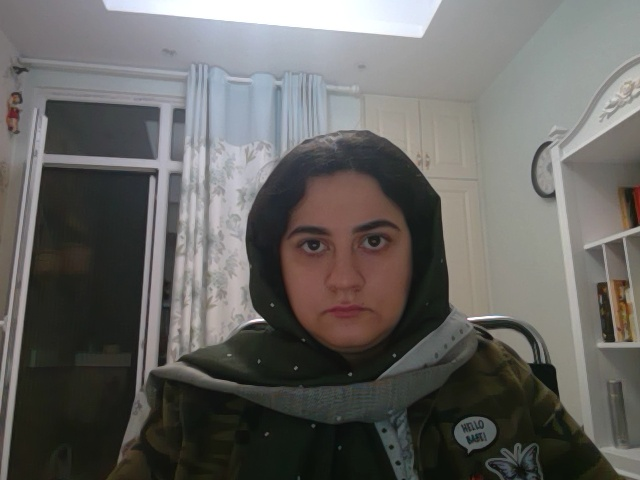
#> input picture Roll Call Application/captured_image.jpg, 640 x 480 px
$ python -i data_augmentation.py   (imports and definitions only)
#> lines starting #> are read from the running program, lines starting #| are printed output that depends on the picture
#> further down, picture is the input picture: shape (480, 640, 3); mean B, G, R 97.4, 100.4, 101.7
import cv2
import numpy as np

def augment_image(image):
    augmented_images = []

    # Original image
    augmented_images.append(image)

    # Flipped images
    augmented_images.append(cv2.flip(image, 1))  # Horizontal flip

    # Rotated images
    for angle in [60, 90, 180, 270]:
        M = cv2.getRotationMatrix2D((image.shape[1] // 2, image.shape[0] // 2), angle, 1)
        rotated = cv2.warpAffine(image, M, (image.shape[1], image.shape[0]))
        augmented_images.append(rotated)
#> this loop made 4 passes
#> pass 1, in augment_image, `rotated = cv2.warpAffine(image, M, (image.shape[1], image.shape[0]))`:
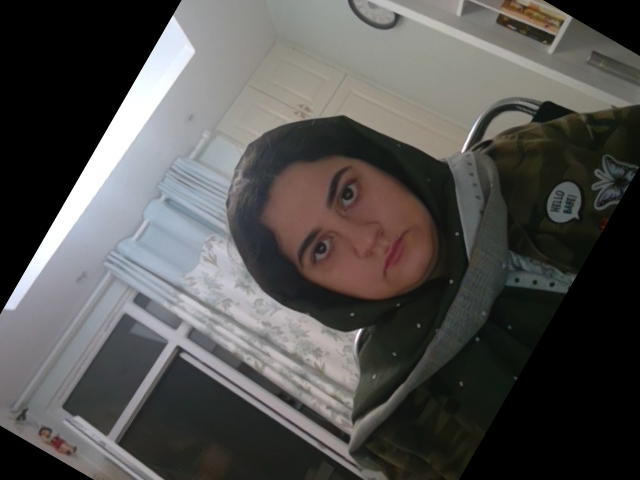
#> rotated: shape (480, 640, 3); mean B, G, R 79, 81, 82.2
#> pass 3, in augment_image, `rotated = cv2.warpAffine(image, M, (image.shape[1], image.shape[0]))`:
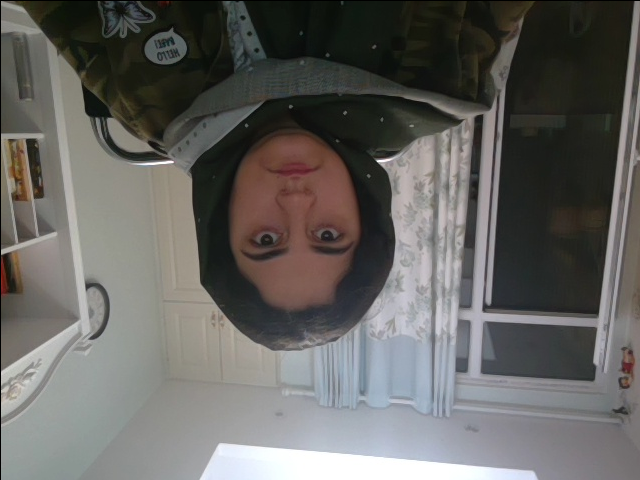
#> rotated: shape (480, 640, 3); mean B, G, R 96.9, 99.9, 101.2
#> after the loop, augmented_images = 6 items

    # Brightness and contrast adjustments
    for alpha in [0.8, 1.2]:  # Contrast control (0.8 to 1.2)
        for beta in [-40, 40]:   # Brightness control (-40 to 40)
            adjusted = cv2.convertScaleAbs(image, alpha=alpha, beta=beta)
            augmented_images.append(adjusted)
#> after the loop, augmented_images = 10 items

    # Translations (shifts)
    for x_shift, y_shift in [(-20, 0), (0, 20)]:
        M = np.float32([[1, 0, x_shift], [0, 1, y_shift]])
        translated = cv2.warpAffine(image, M, (image.shape[1], image.shape[0]))
        augmented_images.append(translated)
#> this loop made 2 passes
#> pass 1, in augment_image, `translated = cv2.warpAffine(image, M, (image.shape[1], image.shape[0]))`:
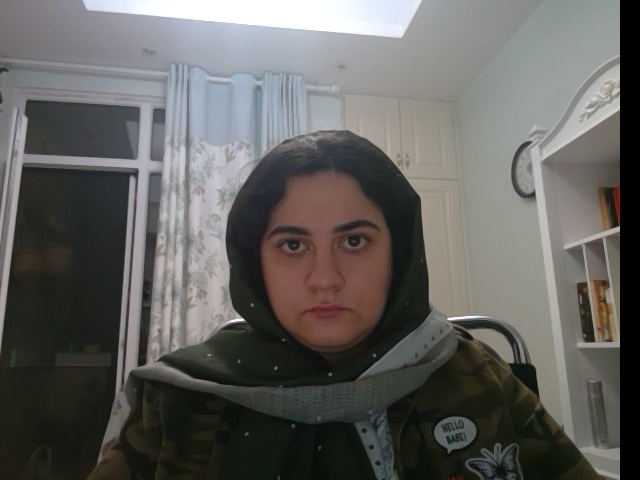
#> translated: shape (480, 640, 3); mean B, G, R 94.4, 97.3, 98.4
#> pass 2, in augment_image, `translated = cv2.warpAffine(image, M, (image.shape[1], image.shape[0]))`:
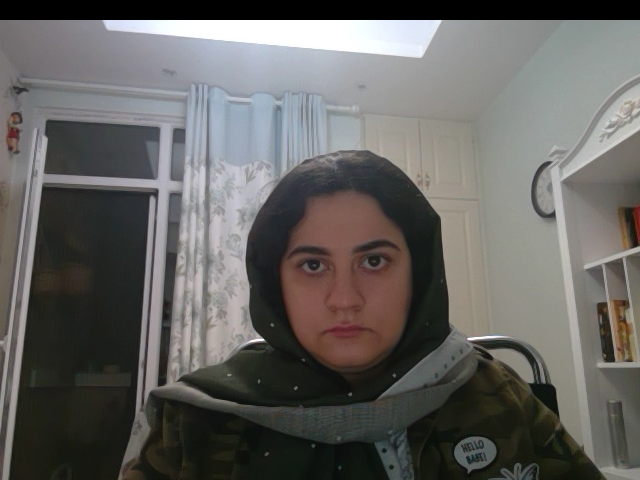
#> translated: shape (480, 640, 3); mean B, G, R 96.4, 99, 100.4
#> after the loop, augmented_images = 12 items

    # Zoom augmentation
    for zoom_factor in [0.8, 1.2]:  # Zoom in (1.2) and zoom out (0.8)
        height, width = image.shape[:2]
        new_height, new_width = int(height * zoom_factor), int(width * zoom_factor)
        resized = cv2.resize(image, (new_width, new_height))

        if zoom_factor < 1.0:  # Zoom out
            delta_w = width - new_width
            delta_h = height - new_height
            top, bottom = delta_h // 2, delta_h - (delta_h // 2)
            left, right = delta_w // 2, delta_w - (delta_w // 2)
            color = [0]  # Padding color (black) for grayscale images
            zoomed = cv2.copyMakeBorder(resized, top, bottom, left, right, cv2.BORDER_CONSTANT, value=color)
        else:  # Zoom in
            center_x, center_y = new_width // 2, new_height // 2
            half_width, half_height = width // 2, height // 2
            zoomed = resized[center_y - half_height:center_y + half_height, center_x - half_width:center_x + half_width]

        augmented_images.append(zoomed)
#> this loop made 2 passes
#> pass 1, in augment_image, `zoomed = cv2.copyMakeBorder(resized, top, bottom, left, right, cv2.BOR..`:
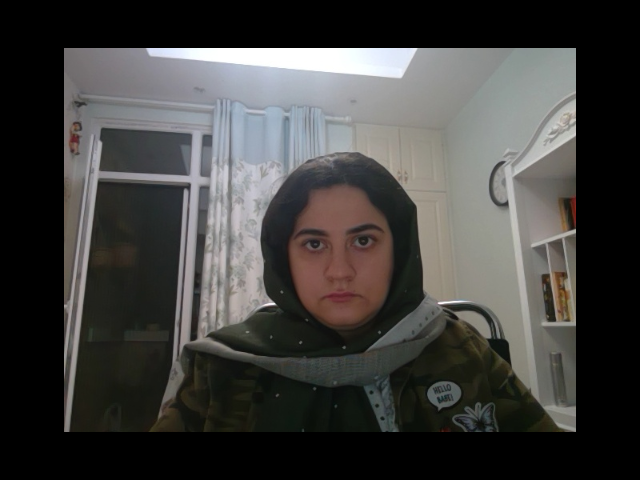
#> zoomed: shape (480, 640, 3); mean B, G, R 62.3, 64.2, 65.1
#> pass 2, in augment_image, `zoomed = resized[center_y - half_height:center_y + half_height, center..`:
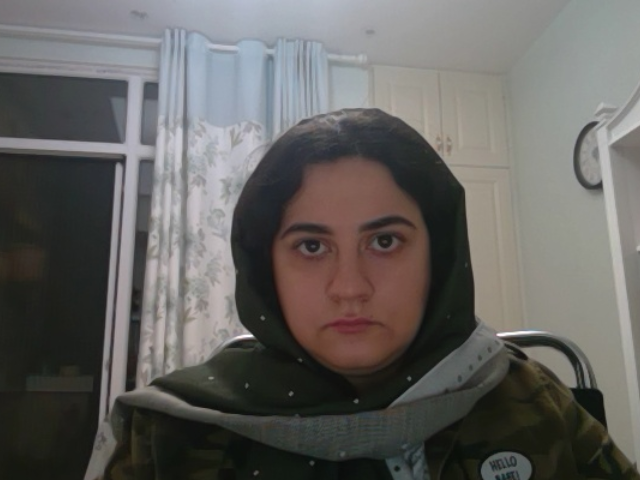
#> zoomed: shape (480, 640, 3); mean B, G, R 95.5, 98.2, 100.1
#> after the loop, augmented_images = 14 items

    # Perspective transformations
    rows, cols = image.shape[:2]  # Grayscale image
#> rows = 480; cols = 640
    ch = 1  # Grayscale image

    for points in [
        [[0, 0], [cols, 0], [0, rows], [cols, rows]],          # No change
        [[0, 0], [cols, 0], [0, rows], [cols, rows - 30]],     # Bottom side slanted
        [[30, 0], [cols - 30, 0], [0, rows], [cols, rows]],    # Top side slanted
        [[0, 30], [cols, 0], [0, rows - 30], [cols, rows]],    # Left side slanted
        [[0, 0], [cols, 30], [0, rows], [cols, rows - 30]]     # Right side slanted
    ]:
        pts1 = np.float32(points)
        pts2 = np.float32([[0, 0], [cols, 0], [0, rows], [cols, rows]])

        M = cv2.getPerspectiveTransform(pts1, pts2)
        dst = cv2.warpPerspective(image, M, (cols, rows), borderMode=cv2.BORDER_CONSTANT, borderValue=0)
        augmented_images.append(dst)
#> this loop made 5 passes
#> pass 3, in augment_image, `dst = cv2.warpPerspective(image, M, (cols, rows), borderMode=cv2.BORDE..`:
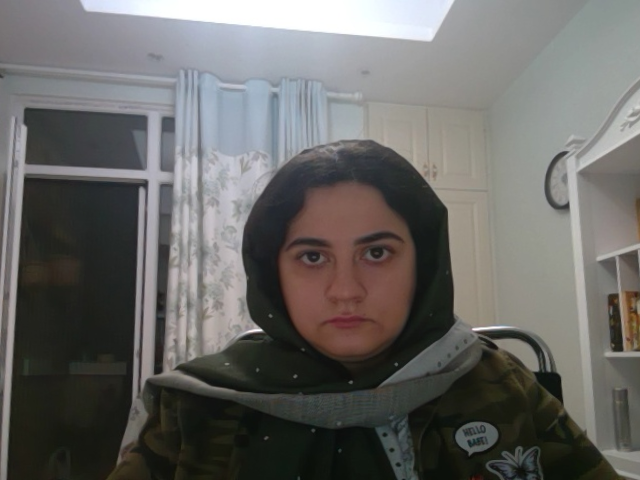
#> dst: shape (480, 640, 3); mean B, G, R 101, 103.5, 104.5
#> after the loop, augmented_images = 19 items

    return augmented_images

>>> import cv2
>>> picture = cv2.imread('captured_image.jpg')
>>> result = augment_image(picture)
#> result = 19 items
